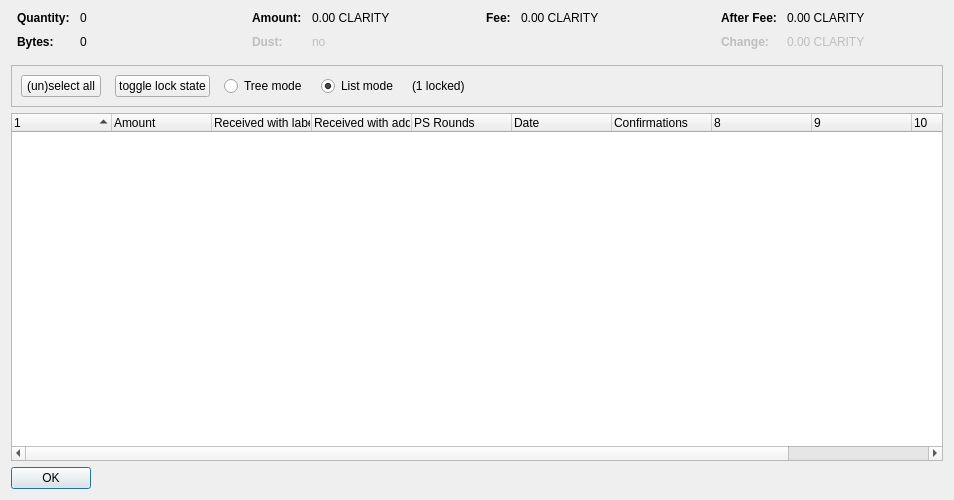
<?xml version="1.0" encoding="UTF-8"?>
<ui version="4.0">
 <class>CoinControlDialog</class>
 <widget class="QDialog" name="CoinControlDialog">
  <property name="geometry">
   <rect>
    <x>0</x>
    <y>0</y>
    <width>954</width>
    <height>500</height>
   </rect>
  </property>
  <property name="windowTitle">
   <string>Coin Selection</string>
  </property>
  <layout class="QVBoxLayout" name="verticalLayout">
   <item>
    <layout class="QHBoxLayout" name="horizontalLayoutTop" stretch="0,0,0,0">
     <property name="topMargin">
      <number>0</number>
     </property>
     <property name="bottomMargin">
      <number>10</number>
     </property>
     <item>
      <layout class="QFormLayout" name="formLayoutCoinControl1">
       <property name="horizontalSpacing">
        <number>10</number>
       </property>
       <property name="verticalSpacing">
        <number>10</number>
       </property>
       <property name="leftMargin">
        <number>6</number>
       </property>
       <property name="rightMargin">
        <number>6</number>
       </property>
       <item row="0" column="0">
        <widget class="QLabel" name="labelCoinControlQuantityText">
         <property name="font">
          <font>
           <weight>75</weight>
           <bold>true</bold>
          </font>
         </property>
         <property name="text">
          <string>Quantity:</string>
         </property>
        </widget>
       </item>
       <item row="0" column="1">
        <widget class="QLabel" name="labelCoinControlQuantity">
         <property name="cursor">
          <cursorShape>IBeamCursor</cursorShape>
         </property>
         <property name="contextMenuPolicy">
          <enum>Qt::ActionsContextMenu</enum>
         </property>
         <property name="text">
          <string notr="true">0</string>
         </property>
         <property name="textInteractionFlags">
          <set>Qt::LinksAccessibleByMouse|Qt::TextSelectableByKeyboard|Qt::TextSelectableByMouse</set>
         </property>
        </widget>
       </item>
       <item row="1" column="0">
        <widget class="QLabel" name="labelCoinControlBytesText">
         <property name="font">
          <font>
           <weight>75</weight>
           <bold>true</bold>
          </font>
         </property>
         <property name="text">
          <string>Bytes:</string>
         </property>
        </widget>
       </item>
       <item row="1" column="1">
        <widget class="QLabel" name="labelCoinControlBytes">
         <property name="cursor">
          <cursorShape>IBeamCursor</cursorShape>
         </property>
         <property name="contextMenuPolicy">
          <enum>Qt::ActionsContextMenu</enum>
         </property>
         <property name="text">
          <string notr="true">0</string>
         </property>
         <property name="textInteractionFlags">
          <set>Qt::LinksAccessibleByMouse|Qt::TextSelectableByKeyboard|Qt::TextSelectableByMouse</set>
         </property>
        </widget>
       </item>
      </layout>
     </item>
     <item>
      <layout class="QFormLayout" name="formLayoutCoinControl2">
       <property name="horizontalSpacing">
        <number>10</number>
       </property>
       <property name="verticalSpacing">
        <number>10</number>
       </property>
       <property name="leftMargin">
        <number>6</number>
       </property>
       <property name="rightMargin">
        <number>6</number>
       </property>
       <item row="0" column="0">
        <widget class="QLabel" name="labelCoinControlAmountText">
         <property name="font">
          <font>
           <weight>75</weight>
           <bold>true</bold>
          </font>
         </property>
         <property name="text">
          <string>Amount:</string>
         </property>
        </widget>
       </item>
       <item row="0" column="1">
        <widget class="QLabel" name="labelCoinControlAmount">
         <property name="cursor">
          <cursorShape>IBeamCursor</cursorShape>
         </property>
         <property name="contextMenuPolicy">
          <enum>Qt::ActionsContextMenu</enum>
         </property>
         <property name="text">
          <string notr="true">0.00 CLARITY</string>
         </property>
         <property name="textInteractionFlags">
          <set>Qt::LinksAccessibleByMouse|Qt::TextSelectableByKeyboard|Qt::TextSelectableByMouse</set>
         </property>
        </widget>
       </item>
       <item row="1" column="0">
        <widget class="QLabel" name="labelCoinControlLowOutputText">
         <property name="enabled">
          <bool>false</bool>
         </property>
         <property name="font">
          <font>
           <weight>75</weight>
           <bold>true</bold>
          </font>
         </property>
         <property name="text">
          <string>Dust:</string>
         </property>
        </widget>
       </item>
       <item row="1" column="1">
        <widget class="QLabel" name="labelCoinControlLowOutput">
         <property name="enabled">
          <bool>false</bool>
         </property>
         <property name="cursor">
          <cursorShape>IBeamCursor</cursorShape>
         </property>
         <property name="contextMenuPolicy">
          <enum>Qt::ActionsContextMenu</enum>
         </property>
         <property name="text">
          <string notr="true">no</string>
         </property>
         <property name="textInteractionFlags">
          <set>Qt::LinksAccessibleByMouse|Qt::TextSelectableByKeyboard|Qt::TextSelectableByMouse</set>
         </property>
        </widget>
       </item>
      </layout>
     </item>
     <item>
      <layout class="QFormLayout" name="formLayoutCoinControl3">
       <property name="horizontalSpacing">
        <number>10</number>
       </property>
       <property name="verticalSpacing">
        <number>10</number>
       </property>
       <property name="leftMargin">
        <number>6</number>
       </property>
       <property name="rightMargin">
        <number>6</number>
       </property>
       <item row="0" column="0">
        <widget class="QLabel" name="labelCoinControlFeeText">
         <property name="font">
          <font>
           <weight>75</weight>
           <bold>true</bold>
          </font>
         </property>
         <property name="text">
          <string>Fee:</string>
         </property>
        </widget>
       </item>
       <item row="0" column="1">
        <widget class="QLabel" name="labelCoinControlFee">
         <property name="cursor">
          <cursorShape>IBeamCursor</cursorShape>
         </property>
         <property name="contextMenuPolicy">
          <enum>Qt::ActionsContextMenu</enum>
         </property>
         <property name="text">
          <string notr="true">0.00 CLARITY</string>
         </property>
         <property name="textInteractionFlags">
          <set>Qt::LinksAccessibleByMouse|Qt::TextSelectableByKeyboard|Qt::TextSelectableByMouse</set>
         </property>
        </widget>
       </item>
      </layout>
     </item>
     <item>
      <layout class="QFormLayout" name="formLayoutCoinControl4">
       <property name="horizontalSpacing">
        <number>10</number>
       </property>
       <property name="verticalSpacing">
        <number>10</number>
       </property>
       <property name="leftMargin">
        <number>6</number>
       </property>
       <property name="rightMargin">
        <number>6</number>
       </property>
       <item row="0" column="0">
        <widget class="QLabel" name="labelCoinControlAfterFeeText">
         <property name="font">
          <font>
           <weight>75</weight>
           <bold>true</bold>
          </font>
         </property>
         <property name="text">
          <string>After Fee:</string>
         </property>
        </widget>
       </item>
       <item row="0" column="1">
        <widget class="QLabel" name="labelCoinControlAfterFee">
         <property name="cursor">
          <cursorShape>IBeamCursor</cursorShape>
         </property>
         <property name="contextMenuPolicy">
          <enum>Qt::ActionsContextMenu</enum>
         </property>
         <property name="text">
          <string notr="true">0.00 CLARITY</string>
         </property>
         <property name="textInteractionFlags">
          <set>Qt::LinksAccessibleByMouse|Qt::TextSelectableByKeyboard|Qt::TextSelectableByMouse</set>
         </property>
        </widget>
       </item>
       <item row="1" column="0">
        <widget class="QLabel" name="labelCoinControlChangeText">
         <property name="enabled">
          <bool>false</bool>
         </property>
         <property name="font">
          <font>
           <weight>75</weight>
           <bold>true</bold>
          </font>
         </property>
         <property name="text">
          <string>Change:</string>
         </property>
        </widget>
       </item>
       <item row="1" column="1">
        <widget class="QLabel" name="labelCoinControlChange">
         <property name="enabled">
          <bool>false</bool>
         </property>
         <property name="cursor">
          <cursorShape>IBeamCursor</cursorShape>
         </property>
         <property name="contextMenuPolicy">
          <enum>Qt::ActionsContextMenu</enum>
         </property>
         <property name="text">
          <string notr="true">0.00 CLARITY</string>
         </property>
         <property name="textInteractionFlags">
          <set>Qt::LinksAccessibleByMouse|Qt::TextSelectableByKeyboard|Qt::TextSelectableByMouse</set>
         </property>
        </widget>
       </item>
      </layout>
     </item>
    </layout>
   </item>
   <item>
    <widget class="QFrame" name="frame">
     <property name="minimumSize">
      <size>
       <width>0</width>
       <height>40</height>
      </size>
     </property>
     <property name="frameShape">
      <enum>QFrame::StyledPanel</enum>
     </property>
     <property name="frameShadow">
      <enum>QFrame::Sunken</enum>
     </property>
     <layout class="QHBoxLayout" name="horizontalLayout">
      <item>
       <layout class="QHBoxLayout" name="horizontalLayoutPanel" stretch="0,0,0,0,0,0">
        <property name="spacing">
         <number>14</number>
        </property>
        <item>
         <widget class="QPushButton" name="pushButtonSelectAll">
          <property name="sizePolicy">
           <sizepolicy hsizetype="Maximum" vsizetype="Fixed">
            <horstretch>0</horstretch>
            <verstretch>0</verstretch>
           </sizepolicy>
          </property>
          <property name="text">
           <string>(un)select all</string>
          </property>
          <property name="autoDefault">
           <bool>false</bool>
          </property>
         </widget>
        </item>
        <item>
         <widget class="QPushButton" name="pushButtonToggleLock">
          <property name="sizePolicy">
           <sizepolicy hsizetype="Maximum" vsizetype="Fixed">
            <horstretch>0</horstretch>
            <verstretch>0</verstretch>
           </sizepolicy>
          </property>
          <property name="text">
           <string>toggle lock state</string>
          </property>
          <property name="autoDefault">
           <bool>false</bool>
          </property>
         </widget>
        </item>
        <item>
         <widget class="QRadioButton" name="radioTreeMode">
          <property name="sizePolicy">
           <sizepolicy hsizetype="Maximum" vsizetype="Fixed">
            <horstretch>0</horstretch>
            <verstretch>0</verstretch>
           </sizepolicy>
          </property>
          <property name="text">
           <string>Tree mode</string>
          </property>
         </widget>
        </item>
        <item>
         <widget class="QRadioButton" name="radioListMode">
          <property name="sizePolicy">
           <sizepolicy hsizetype="Maximum" vsizetype="Fixed">
            <horstretch>0</horstretch>
            <verstretch>0</verstretch>
           </sizepolicy>
          </property>
          <property name="text">
           <string>List mode</string>
          </property>
          <property name="checked">
           <bool>true</bool>
          </property>
         </widget>
        </item>
        <item>
         <widget class="QLabel" name="labelLocked">
          <property name="text">
           <string>(1 locked)</string>
          </property>
         </widget>
        </item>
        <item>
         <spacer name="horizontalSpacer">
          <property name="orientation">
           <enum>Qt::Horizontal</enum>
          </property>
          <property name="sizeHint" stdset="0">
           <size>
            <width>40</width>
            <height>20</height>
           </size>
          </property>
         </spacer>
        </item>
       </layout>
      </item>
     </layout>
    </widget>
   </item>
   <item>
    <widget class="CoinControlTreeWidget" name="treeWidget">
     <property name="contextMenuPolicy">
      <enum>Qt::CustomContextMenu</enum>
     </property>
     <property name="sortingEnabled">
      <bool>false</bool>
     </property>
     <property name="columnCount">
      <number>11</number>
     </property>
     <attribute name="headerShowSortIndicator" stdset="0">
      <bool>true</bool>
     </attribute>
     <attribute name="headerStretchLastSection">
      <bool>false</bool>
     </attribute>
     <column>
      <property name="text">
       <string/>
      </property>
     </column>
     <column>
      <property name="text">
       <string>Amount</string>
      </property>
     </column>
     <column>
      <property name="text">
       <string>Received with label</string>
      </property>
     </column>
     <column>
      <property name="text">
       <string>Received with address</string>
      </property>
     </column>
     <column>
      <property name="text">
       <string>PS Rounds</string>
      </property>
     </column>
     <column>
      <property name="text">
       <string>Date</string>
      </property>
     </column>
     <column>
      <property name="text">
       <string>Confirmations</string>
      </property>
      <property name="toolTip">
       <string>Confirmed</string>
      </property>
     </column>
     <column>
      <property name="text">
       <string/>
      </property>
     </column>
     <column>
      <property name="text">
       <string/>
      </property>
     </column>
     <column>
      <property name="text">
       <string/>
      </property>
     </column>
     <column>
      <property name="text">
       <string/>
      </property>
     </column>
    </widget>
   </item>
   <item>
    <widget class="QDialogButtonBox" name="buttonBox">
     <property name="sizePolicy">
      <sizepolicy hsizetype="Maximum" vsizetype="Fixed">
       <horstretch>0</horstretch>
       <verstretch>0</verstretch>
      </sizepolicy>
     </property>
     <property name="orientation">
      <enum>Qt::Horizontal</enum>
     </property>
     <property name="standardButtons">
      <set>QDialogButtonBox::Ok</set>
     </property>
    </widget>
   </item>
  </layout>
 </widget>
 <customwidgets>
  <customwidget>
   <class>CoinControlTreeWidget</class>
   <extends>QTreeWidget</extends>
   <header>coincontroltreewidget.h</header>
  </customwidget>
 </customwidgets>
 <resources/>
 <connections/>
</ui>
